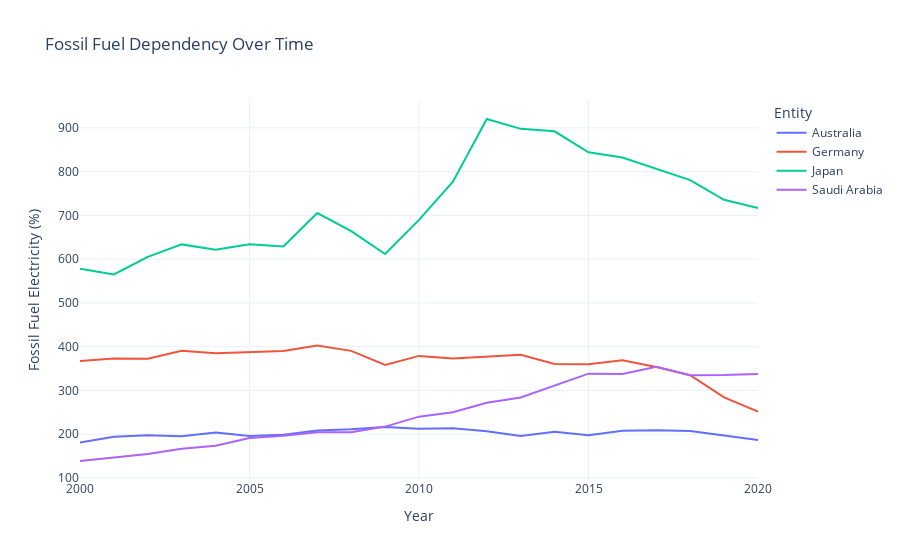

Notebook code for this chart:
### Code cell
#Interactive Fossil Fuel Dependency Over Time
fig = px.line(df[df["Entity"].isin(["Japan", "Saudi Arabia", "Australia", "Germany"])],
              x="Year", y="Fossil_Electricity", color="Entity",
              title="Fossil Fuel Dependency Over Time",
              labels={"Fossil_Electricity": "Fossil Fuel Electricity (%)"},
              template="plotly_white")

fig.show()

### Figure 1 — Plotly figure (JSON) as saved in the notebook; plotly's stock layout.template omitted (floating-point values rounded to 4 significant figures)
{"data": [{"hovertemplate": "Entity=Australia<br>Year=%{x}<br>Fossil Fuel Electricity (%)=%{y}<extra></extra>", "legendgroup": "Australia", "line": {"color": "#636efa", "dash": "solid"}, "marker": {"symbol": "circle"}, "mode": "lines", "name": "Australia", "orientation": "v", "showlegend": true, "type": "scatter", "x": [2000, 2001, 2002, 2003, 2004, 2005, 2006, 2007, 2008, 2009, 2010, 2011, 2012, 2013, 2014, 2015, 2016, 2017, 2018, 2019, 2020], "xaxis": "x", "y": [181.1, 194.3, 197.3, 195.1, 203.7, 195.9, 198.7, 208.6, 211.1, 216.4, 212.5, 213.6, 206.8, 195.8, 205.5, 197.7, 207.7, 209.1, 207.4, 196.4, 186.9], "yaxis": "y"}, {"hovertemplate": "Entity=Germany<br>Year=%{x}<br>Fossil Fuel Electricity (%)=%{y}<extra></extra>", "legendgroup": "Germany", "line": {"color": "#EF553B", "dash": "solid"}, "marker": {"symbol": "circle"}, "mode": "lines", "name": "Germany", "orientation": "v", "showlegend": true, "type": "scatter", "x": [2000, 2001, 2002, 2003, 2004, 2005, 2006, 2007, 2008, 2009, 2010, 2011, 2012, 2013, 2014, 2015, 2016, 2017, 2018, 2019, 2020], "xaxis": "x", "y": [367.2, 372.7, 372.6, 390.8, 385.2, 387.0, 390.0, 402.4, 390.4, 358.1, 378.9, 373.2, 377.9, 381.5, 360.3, 360.0, 368.7, 353.4, 334.6, 284.1, 251.4], "yaxis": "y"}, {"hovertemplate": "Entity=Japan<br>Year=%{x}<br>Fossil Fuel Electricity (%)=%{y}<extra></extra>", "legendgroup": "Japan", "line": {"color": "#00cc96", "dash": "solid"}, "marker": {"symbol": "circle"}, "mode": "lines", "name": "Japan", "orientation": "v", "showlegend": true, "type": "scatter", "x": [2000, 2001, 2002, 2003, 2004, 2005, 2006, 2007, 2008, 2009, 2010, 2011, 2012, 2013, 2014, 2015, 2016, 2017, 2018, 2019, 2020], "xaxis": "x", "y": [578.3, 565.0, 605.1, 633.8, 621.6, 634.1, 628.8, 705.4, 663.9, 611.9, 689.9, 777.1, 920.4, 897.9, 892.2, 844.2, 832.4, 806.1, 780.6, 735.7, 716.7], "yaxis": "y"}, {"hovertemplate": "Entity=Saudi Arabia<br>Year=%{x}<br>Fossil Fuel Electricity (%)=%{y}<extra></extra>", "legendgroup": "Saudi Arabia", "line": {"color": "#ab63fa", "dash": "solid"}, "marker": {"symbol": "circle"}, "mode": "lines", "name": "Saudi Arabia", "orientation": "v", "showlegend": true, "type": "scatter", "x": [2000, 2001, 2002, 2003, 2004, 2005, 2006, 2007, 2008, 2009, 2010, 2011, 2012, 2013, 2014, 2015, 2016, 2017, 2018, 2019, 2020], "xaxis": "x", "y": [138.7, 146.1, 154.9, 166.6, 173.4, 191.1, 196.3, 204.4, 204.2, 217.3, 240.1, 250.1, 271.7, 284.0, 311.8, 338.3, 337.4, 354.3, 334.7, 335.2, 337.8], "yaxis": "y"}], "layout": {"autosize": true, "legend": {"title": {"text": "Entity"}, "tracegroupgap": 0}, "title": {"text": "Fossil Fuel Dependency Over Time"}, "xaxis": {"anchor": "y", "autorange": true, "domain": [0, 1], "range": [2000, 2020], "title": {"text": "Year"}, "type": "linear"}, "yaxis": {"anchor": "x", "autorange": true, "domain": [0, 1], "range": [95.25, 963.8], "title": {"text": "Fossil Fuel Electricity (%)"}, "type": "linear"}}}
